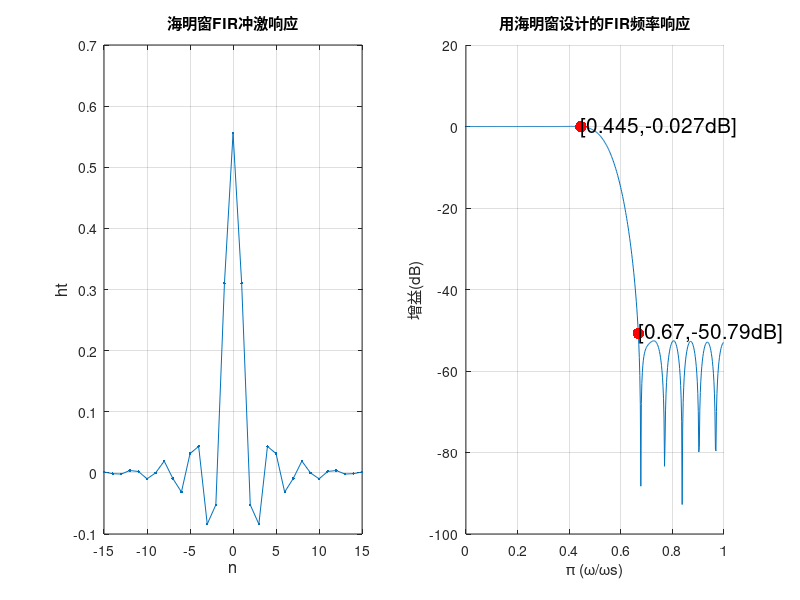
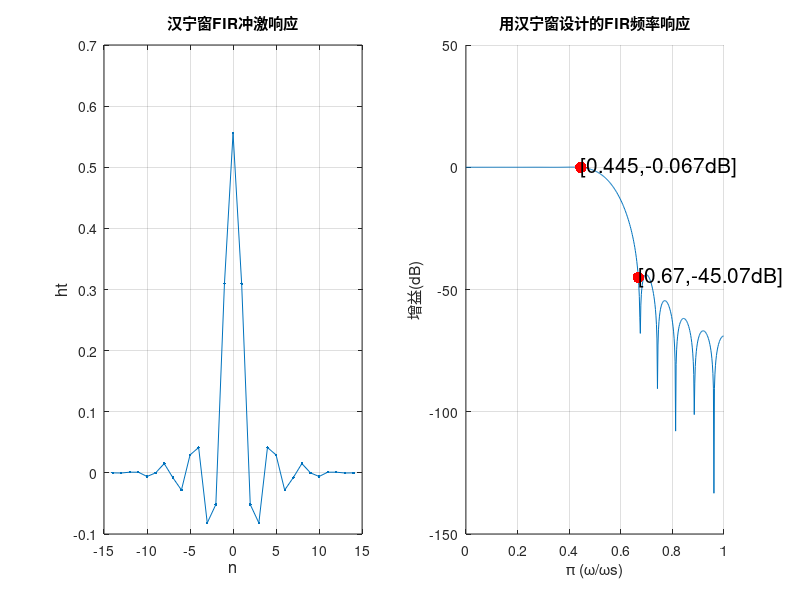
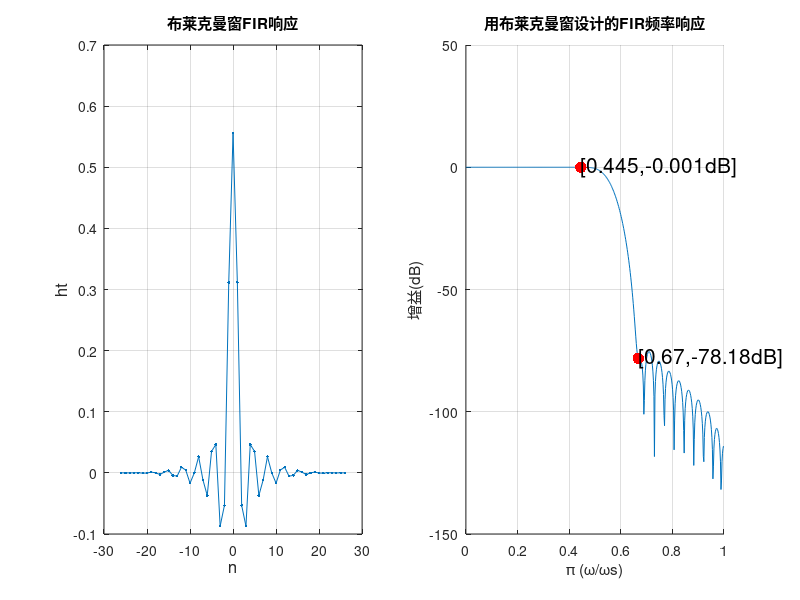

Here is the MATLAB script that generated these plots, in order:
Omegap=4;
Omegas=6;
Omegat=18;
wp=2*pi*Omegap/Omegat;
ws=2*pi*Omegas/Omegat;
alphap=0.2;
alphas=42;
NUM_Hamming=1;
NUM_Hann=2;
NUM_Blackman=3;
c=[3.32,3.11,5.56]*pi;
wc=(ws+wp)/2;
delt_w=ws-wp;
freq_labels={'用海明窗设计的FIR频率响应','用汉宁窗设计的FIR频率响应','用布莱克曼窗设计的FIR频率响应'};
ht_labels={'海明窗FIR冲激响应','汉宁窗FIR冲激响应','布莱克曼窗FIR响应'};
for filter_kind=NUM_Hamming:NUM_Blackman
    M=ceil(c(filter_kind)/delt_w);
    N=2*M+1;
    switch filter_kind
        case NUM_Hamming
            win=hamming(N);
            disp(['海明窗生成的冲激响应系数：','  (阶数N=',num2str(N),')']);
            figure
        case NUM_Hann
            win=hann(N);          
            disp(['汉宁窗生成的冲激响应系数：','  (阶数N=',num2str(N),')']);
            figure
        case NUM_Blackman
            win=blackman(N);           
            disp(['布莱克曼窗生成的冲激响应系数：','(阶数N=',num2str(N),')']);
            figure
        otherwise
            disp('error');
    end
    n=-M:M;
    hd=sin(wc*n)./(pi*n);
    hd(n==0)=wc*cos(wc*0)/pi;
    ht=hd.*win';
    display(['',num2str(ht)]);
    subplot(1,2,1);
    plot(n,ht,'.-');
    title(ht_labels(filter_kind));
    xlabel('n','FontSize',12);
    ylabel('ht','fontsize',12);
    grid on
    [h,w]=freqz(ht,1,512);
    W=w/pi;
    H=20*log10(abs(h));
    subplot(1,2,2);
    hold on
    title(freq_labels(filter_kind));
    plot(W,H);
    xlabel(['\pi (\omega/\omega','s)']);
    ylabel('增益(dB)');
    grid on  
    dotp=round(mean(find(w>wp-0.1&w<wp+0.1)));
    dots=round(mean(find(w>ws-0.1&w<ws+0.1)));
    plot(W(dotp),H(dotp),'.r','MarkerSize',25);
    plot(W(dots),H(dots),'.r','MarkerSize',25);
    text(W(dotp),H(dotp),['[','',num2str(round(W(dotp)*1000)/1000),',',num2str(round(H(dotp)*1000)/1000),'dB]'],'FontSize',15);
    text(W(dots),H(dots),['[','',num2str(round(W(dots)*100)/100),',',num2str(round(H(dots)*100)/100),'dB]'],'fontsize',15);
    hold off
end